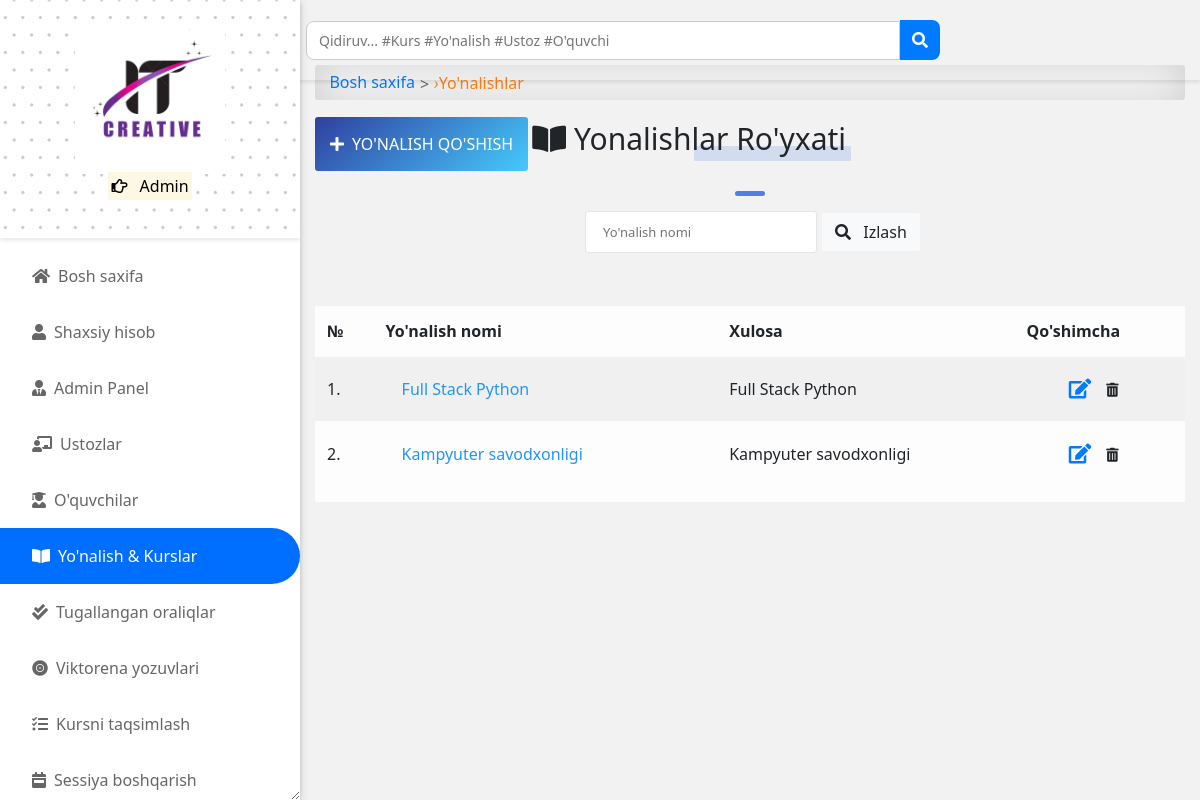
The app's page /programs/ (signed in) with its own data.
### accounts/models.py (models this page shows, shortened)
class User(AbstractUser):
    is_student = models.BooleanField(default=False)
    is_lecturer = models.BooleanField(default=False)
    is_parent = models.BooleanField(default=False)
    is_dep_head = models.BooleanField(default=False)
    phone = models.CharField(max_length=60, blank=True, null=True)
    address = models.CharField(max_length=60, blank=True, null=True)
    picture = models.ImageField(upload_to='profile_pictures/%y/%m/%d/', default='default.png', null=True)
    email = models.EmailField(blank=True, null=True)
    username_validator = ASCIIUsernameValidator()
    objects = UserManager()
    @property
    def get_user_role(self):
        if self.is_superuser:
            return "Admin"
        elif self.is_student:
            return "Talaba"  # Tarjima qilindi
        elif self.is_lecturer:
            return "O'qituvchi"  # Tarjima qilindi
        elif self.is_parent:
            return "Ota-Ona"  # Tarjima qilindi

### course/models.py (models this page shows, shortened)
class Program(models.Model):
    title = models.CharField(max_length=150, unique=True)
    summary = models.TextField(null=True, blank=True)
    objects = ProgramManager()
    def get_absolute_url(self):
        return reverse('program_detail', kwargs={'pk': self.pk})

### course/views.py (the view)
# urls.py: path('', program_view, name='programs'),
@login_required
def program_view(request):
    programs = Program.objects.all()
    program_filter = request.GET.get('program_filter')
    if program_filter:
        programs = Program.objects.filter(title__icontains=program_filter)
    return render(request, 'course/program_list.html', {
        'title': "Yo'nalish | IT Creative LMS",
        'programs': programs,
    })

### templates/course/program_list.html (shortened to what this page needs)
{% extends 'base.html' %}
{% block content %}
<div id="input-nav"><a href="{% url 'home' %}" class="primary1">Bosh saxifa</a> <i>&rsaquo;</i> Yo'nalishlar</div>
{% if request.user.is_superuser %}
<a class="add-button" href="{% url 'add_program' %}"><i class="fas fa-plus"></i>Yo'nalish qo'shish</a>
{% endif %}
<div class="title-1"><i class="fas fa-book-open"></i>Yonalishlar ro'yxati</div>
<div class="title-line"></div>
<div class="content-center">
    <form class="search-form mx-auto" action="" method="GET">{% csrf_token %}
        <input class="au-input" type="text" name="program_filter" placeholder="Yo'nalish nomi"
            value="{{ request.GET.program_filter }}" />
        <button class="btn btn-light" type="submit">
            <i class="fas fa-search"></i> Izlash
        </button>
    </form>
</div>
<div class="table-responsive table-shadow table-light table-striped m-0 mt-5">
    <div class="table-shadow">
        <table class="table table-light">
            <thead>
                <tr>
                    <th>№</th>
                    <th>Yo'nalish nomi</th>
                    <th>Xulosa</th>
                    {% if request.user.is_superuser %}
                    <th>Qo'shimcha</th>
                    {% endif %}
                </tr>
            </thead>
            <tbody>
                {% for program in programs %}
                <tr>
                    <td>{{ forloop.counter }}.</td>
                    <td><a class="a-list" href="{{ program.get_absolute_url }}">
                            {{ program.title}}</a></td>
                    <td>{{ program.summary }} </td>
                    {% if request.user.is_superuser %}
                    <td>
                        <div class="update-delete">
                            <a href="{% url 'edit_program' pk=program.pk %}" class="update"><i
                                    class="fas fa-edit"></i></a>
                            <button type="button" class="btn btn-sm" data-toggle="modal" data-target="#exampleModal">
                                <i class="fas fa-trash-alt"></i>
                            </button>
                        </div>
                    </td>
                    {% endif %}
                </tr>
                {% endfor %}
            </tbody>
        </table>
    </div>
</div>
{% endblock content %}

### templates/aside.html (shortened to what this page needs)
{% load static %}
<head>
</head>
<div id="side-nav">
	<div class="main-menu">
		<div class="top-side text-center py-4" style="background-image: url({% static 'img/dotted.jpg' %});">
			<img src="{% static 'img/logo.png' %}" width="150px" alt="IT Creative">
			<p class="text-orange">
				<mark>
					<i class="far fa-hand-point-right"></i>
					{{ request.user.get_user_role }}
				</mark>
			</p>
		</div>
		{% url 'home' as hom %} {% url 'dashboard' as dash %} {% url 'profile' as prof %}
		{% url 'lecturer_list' as lec %}
		{% url 'student_list' as stu %} {% url 'course_allocation_view' as cav %}
		{% url 'programs' as pro %} {% url 'session_list' as sess %} {% url 'semester_list' as sem %}
		{% url 'quiz_progress' as qpr %} {% url 'quiz_marking' as qce %} {% url 'user_course_list' as ucl %}
		{% url 'admin_panel' as admin_p %}
		<ul>
			<li class="{% if request.path == hom %}active{% endif %}">
				<a href="{% url 'home' %}"><i class="fas fa-home"></i>Bosh saxifa</a>
			</li>
			<li class="{% if request.path == prof %}active{% endif %}">
				<a href="{% url 'profile' %}"><i class="fas fa-user"></i>Shaxsiy hisob</a>
			</li>
			{% if request.user.is_superuser %}
			<li class="{% if request.path == admin_p %}active{% endif %}">
				<a href="{% url 'admin_panel' %}"><i class="fas fa-user-tie"></i>Admin Panel</a>
			</li>
			<li class="{% if request.path == lec %}active{% endif %}">
				<a href="{% url 'lecturer_list' %}"><i class="fas fa-chalkboard-teacher"></i>Ustozlar</a>
			</li>
			<li class="{% if request.path == stu %}active{% endif %}">
				<a href="{% url 'student_list' %}"><i class="fas fa-user-graduate"></i>O'quvchilar</a>
			</li>
			{% endif %}
			<li class="{% if request.path == pro %}active{% endif %}">
				<a href="{% url 'programs' %}"><i class="fas fa-book-open"></i>Yo'nalish & Kurslar</a>
			</li>
			{% if request.user.is_superuser or request.user.is_lecturer %}
			<li class="{% if request.path == qce %}active{% endif %}">
				<a href="{% url 'quiz_marking' %}"><i class="fas fa-check-double"></i>Tugallangan oraliqlar</a>
			</li>
			{% endif %}
			{% if request.user.is_superuser %}
			<li class="{% if request.path == qpr %}active{% endif %}">
				<a href="{% url 'quiz_progress' %}"><i class="fas fa-record-vinyl"></i>Viktorena yozuvlari</a>
			</li>
			<li class="{% if request.path == cav %}active{% endif %}">
				<a href="{% url 'course_allocation_view' %}"><i class="fas fa-tasks"></i>Kursni taqsimlash</a>
			</li>
			<li class="{% if request.path == sess %}active{% endif %}">
				<a href="{% url 'session_list' %}"><i class="fas fa-calendar-week"></i>Sessiya boshqarish</a>
			</li>
			{% endif %}
			<br />
		</ul>
	</div>
</div>

### static/css/all.css (style rules this page uses)
.fa, .fas, .far, .fal, .fad, .fab { -moz-osx-font-smoothing: grayscale; -webkit-font-smoothing: antialiased; display: inline-block; font-style: normal; font-variant: normal; text-rendering: auto; line-height: 1; }
.fa-book-open:before { content: "\f518"; }
.fa-calendar-week:before { content: "\f784"; }
.fa-chalkboard-teacher:before { content: "\f51c"; }
.fa-check-double:before { content: "\f560"; }
.fa-edit:before { content: "\f044"; }
.fa-hand-point-right:before { content: "\f0a4"; }
.fa-home:before { content: "\f015"; }
.fa-plus:before { content: "\f067"; }
.fa-record-vinyl:before { content: "\f8d9"; }
.fa-search:before { content: "\f002"; }
.fa-tasks:before { content: "\f0ae"; }
.fa-trash-alt:before { content: "\f2ed"; }
.fa-user:before { content: "\f007"; }
.fa-user-graduate:before { content: "\f501"; }
.fa-user-tie:before { content: "\f508"; }
.far { font-family: 'Font Awesome 5 Free'; font-weight: 400; }
.fa, .fas { font-family: 'Font Awesome 5 Free'; font-weight: 900; }

### templates/base.html (style rules this page uses)
* { -webkit-user-select: none; -moz-user-select: none; -ms-user-select: none; user-select: none; }
body { -webkit-touch-callout: none; }

### templates/aside.html (style rules this page uses)
.top-side { background-size: cover; background-position: top center; }
* { -webkit-user-select: none; -moz-user-select: none; -ms-user-select: none; user-select: none; }
body { -webkit-touch-callout: none; }

### templates/navbar.html (style rules this page uses)
* { margin: 0; padding: 0; box-sizing: border-box; font-family: 'Segoe UI', Tahoma, Geneva, Verdana, sans-serif; }

### records on screen
User: user.get_user_role "Admin"
Program: title "Full Stack Python", summary "Full Stack Python"
Program: title "Kampyuter savodxonligi", summary "Kampyuter savodxonligi"
